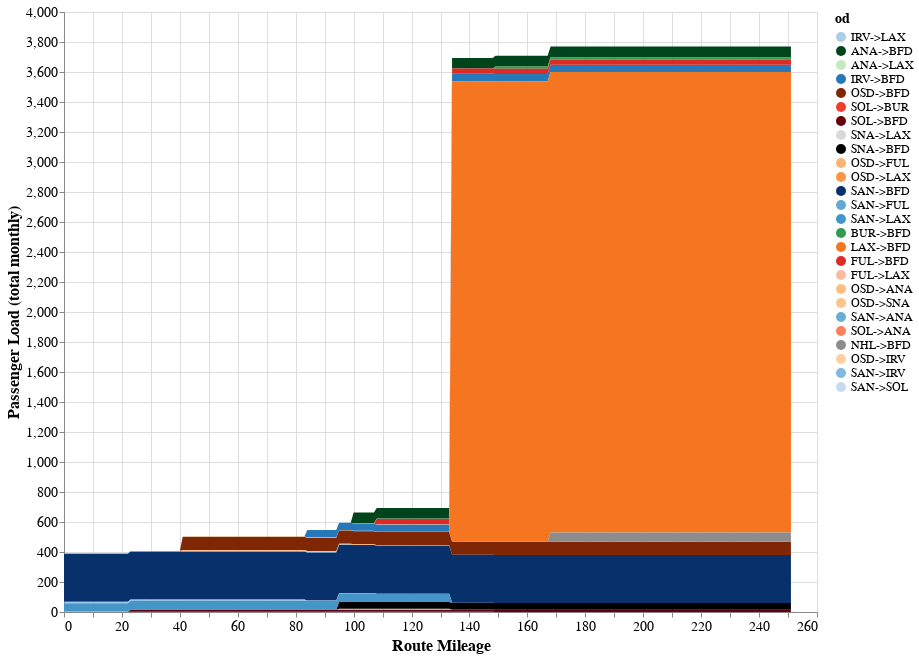

Source (notebook cell):
### Code cell
chart

### Figure 1 — Vega specification as saved in the notebook (floating-point values rounded to 4 significant figures; data arrays with more than 128 entries replaced by an {"elided": "..."} marker saying what was removed)
{"$schema": "https://vega.github.io/schema/vega/v5.json", "data": [{"name": "source_0", "values": {"elided": "6552 records"}}, {"name": "source_0_x_domain_route_mileage", "values": [{"min": 0.0, "max": 251.0}]}], "marks": [{"type": "group", "name": "pathgroup", "from": {"facet": {"data": "source_0", "name": "faceted_path_main", "groupby": ["od"]}}, "encode": {"update": {"height": {"field": {"signal": null, "datum": null, "group": "height", "parent": null}}, "width": {"field": {"signal": null, "datum": null, "group": "width", "parent": null}}}}, "marks": [{"type": "area", "name": "marks", "from": {"data": "faceted_path_main"}, "sort": {"field": "x"}, "encode": {"update": {"y": {"field": "sum_ridership_end", "scale": "y"}, "x": {"field": "route_mileage", "scale": "x"}, "fill": {"field": "od", "scale": "color"}, "y2": {"field": "sum_ridership_start", "scale": "y"}, "defined": {"signal": "isValid(datum[\"route_mileage\"]) && isFinite(+datum[\"route_mileage\"]) && isValid(datum[\"sum_ridership\"]) && isFinite(+datum[\"sum_ridership\"])"}, "orient": {"value": "vertical"}, "tooltip": {"signal": "{\"departing_station\": isValid(datum[\"departing_station\"]) ? datum[\"departing_station\"] : \"\"+datum[\"departing_station\"], \"od\": isValid(datum[\"od\"]) ? datum[\"od\"] : \"\"+datum[\"od\"], \"ridership\": format(datum[\"ridership\"], \"\")}"}}}, "style": ["area"]}]}], "scales": [{"name": "x", "type": "linear", "domain": [{"signal": "(data(\"source_0_x_domain_route_mileage\")[0] || {}).min"}, {"signal": "(data(\"source_0_x_domain_route_mileage\")[0] || {}).max"}], "range": [0, {"signal": "width"}], "nice": true, "zero": false}, {"name": "y", "type": "linear", "domain": {"data": "source_0", "fields": ["sum_ridership_start", "sum_ridership_end"]}, "range": [{"signal": "height"}, 0], "zero": true, "nice": true}, {"name": "color", "type": "ordinal", "domain": ["IRV->LAX", "ANA->BFD", "ANA->LAX", "IRV->BFD", "OSD->BFD", "SOL->BUR", "SOL->BFD", "SNA->LAX", "SNA->BFD", "OSD->FUL", "OSD->LAX", "SAN->BFD", "SAN->FUL", "SAN->LAX", "BUR->BFD", "LAX->BFD", "FUL->BFD", "FUL->LAX", "OSD->ANA", "OSD->SNA", "SAN->ANA", "SOL->ANA", "NHL->BFD", "OSD->IRV", "SAN->IRV", "SAN->SOL"], "range": ["#aacfe5", "#00441b", "#c7e9c0", "#2778b9", "#7f2704", "#f03d2d", "#67000d", "#d9d9d9", "#000000", "#fdb373", "#fd9446", "#08306b", "#62a8d3", "#4695c8", "#319b51", "#f57520", "#de2a24", "#fcbba1", "#fdbd83", "#fdc38c", "#6aaed6", "#fc7e5e", "#8c8c8c", "#fdd0a2", "#7fb9db", "#c6dbef"]}], "axes": [{"scale": "x", "maxExtent": 0, "minExtent": 0, "ticks": false, "zindex": 0, "orient": "bottom", "domain": false, "aria": false, "tickCount": {"signal": "ceil(width/40)"}, "gridScale": "y", "labels": false, "grid": true}, {"scale": "y", "zindex": 0, "maxExtent": 0, "grid": true, "aria": false, "orient": "left", "gridScale": "x", "tickCount": {"signal": "ceil(height/40)"}, "domain": false, "minExtent": 0, "labels": false, "ticks": false}, {"scale": "x", "grid": false, "title": "Route Mileage", "labelFlush": true, "zindex": 0, "orient": "bottom", "labelOverlap": true, "tickCount": {"signal": "ceil(width/40)"}}, {"scale": "y", "orient": "left", "labelOverlap": true, "zindex": 0, "tickCount": {"signal": "ceil(height/40)"}, "title": "Passenger Load (total monthly)", "grid": false}], "background": "white", "height": 600, "legends": [{"labelFontSize": 12, "symbolLimit": 0, "titleFontSize": 14, "fill": "color", "symbolType": "circle", "title": "od"}], "padding": 5, "width": 753, "style": "cell", "config": {"axis": {"labelFontSize": 14, "titleFontSize": 16}}}
